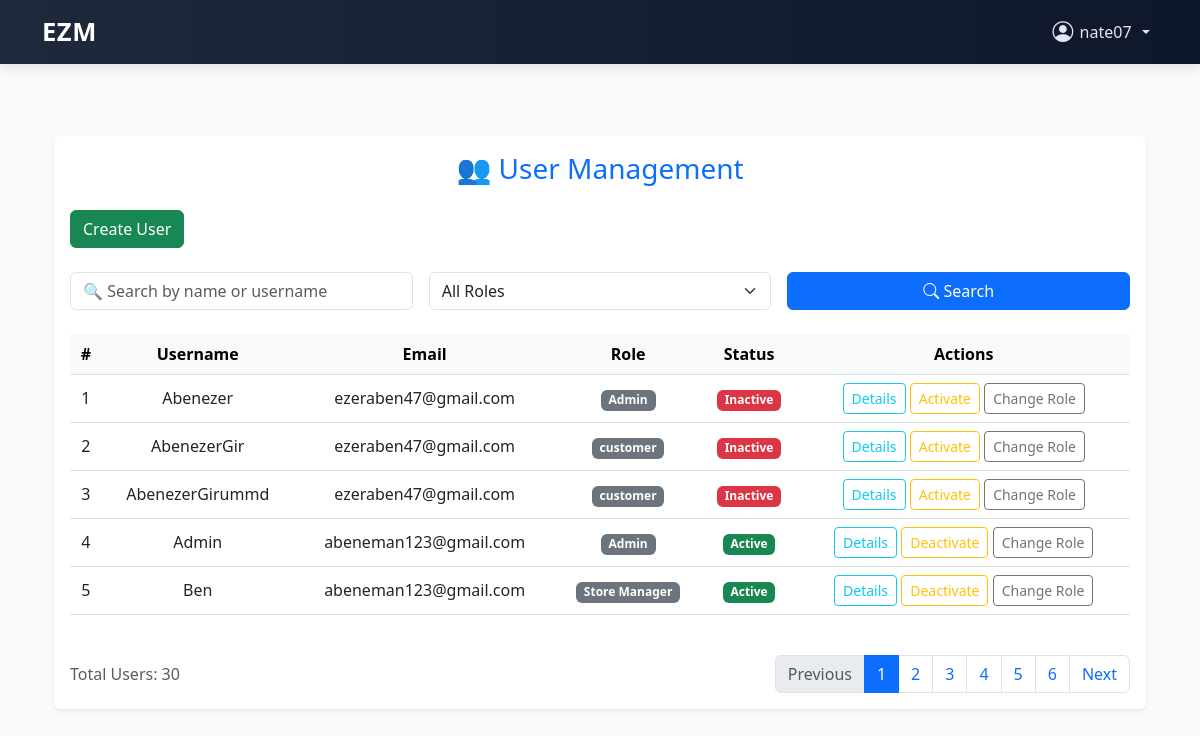
Page /users/admin/manage-users/ (signed in) on the committed database.
### users/models.py (models this page shows)
class CustomUser(AbstractUser):
    ROLE_CHOICES = [
        ('admin', 'Admin'),
        ('head_manager', 'Head Manager'),
        ('store_manager', 'Store Manager'),
        ('cashier', 'Cashier'),
    ]
    role = models.CharField(max_length=20, choices=ROLE_CHOICES)
    store = models.ForeignKey('store.Store', on_delete=models.SET_NULL, null=True, blank=True) # Add this line
    is_first_login = models.BooleanField(default=True)
    phone_number = models.CharField(max_length=20, blank=True)

### users/views.py (the view)
# urls.py: path('admin/manage-users/', manage_users, name='manage_users'),
@user_passes_test(is_admin)
def manage_users(request):
    search_query = request.GET.get('search', '')
    role_filter = request.GET.get('role', '')
    page_number = request.GET.get('page')
    users = User.objects.all()
    if search_query:
        users = users.filter(
            Q(username__icontains=search_query) |
            Q(first_name__icontains=search_query) |
            Q(last_name__icontains=search_query)
        )
    if role_filter:
        users = users.filter(role=role_filter)
    paginator = Paginator(users.order_by('username'), 5)
    page_obj = paginator.get_page(page_number)
    context = {
        'users': page_obj.object_list,
        'page_obj': page_obj,
        'paginator': paginator,
        'is_paginated': page_obj.has_other_pages(),
        'search_query': search_query,
        'role_filter': role_filter,
        'total_users': users.count(),
        'is_admin': role_filter == 'admin',
        'is_head_manager': role_filter == 'head_manager',
        'is_store_manager': role_filter == 'store_manager',
        'is_cashier': role_filter == 'cashier',
    }
    logger.debug(f"page_obj: {page_obj}")
    logger.debug(f"page_obj.paginator.page_range: {page_obj.paginator.page_range}")
    return render(request, 'admin/manage_users.html', context)

### users/views.py (called while the page is built)
def is_admin(user):
    return user.is_authenticated and user.role == 'admin'

### store/templates/admin/manage_users.html (shortened to what this page needs)
{% extends 'base.html' %}
{% block content %}
<div class="container py-5">
  <div class="card shadow-sm border-0">
    <div class="card-body">
      <h3 class="text-center text-primary mb-4">👥 User Management</h3>
      <a href="{% url 'create_user' %}" class="btn btn-success mb-4">Create User</a>
      <form method="GET" class="row gy-2 gx-3 align-items-center mb-4">
        <div class="col-md-4">
          <input type="text" name="search" value="{{ request.GET.search }}" class="form-control"
            placeholder="🔍 Search by name or username">
        </div>
        <div class="col-md-4">
          <select name="role" class="form-select">
            <option value="">All Roles</option>
          </select>
        </div>
        <div class="col-md-4">
          <button type="submit" class="btn btn-primary w-100"><i class="bi bi-search"></i> Search</button>
        </div>
      </form>
      <div class="table-responsive">
        <table class="table table-hover align-middle text-center">
          <thead class="table-light">
            <tr>
              <th>#</th>
              <th>Username</th>
              <th>Email</th>
              <th>Role</th>
              <th>Status</th>
              <th>Actions</th>
            </tr>
          </thead>
          <tbody>
            {% for user in users %}
            <tr>
              <td>{{ forloop.counter0|add:page_obj.start_index }}</td>
              <td>{{ user.username }}</td>
              <td>{{ user.email }}</td>
              <td><span class="badge bg-secondary">{{ user.get_role_display }}</span></td>
              <td>
                {% if user.is_active %}
                <span class="badge bg-success">Active</span>
                {% else %}
                <span class="badge bg-danger">Inactive</span>
                {% endif %}
              </td>
              <td>
                <a href="{% url 'view_user_detail' user.id %}" class="btn btn-outline-info btn-sm">Details</a>
                <a href="{% url 'toggle_user_status' user.id %}" class="btn btn-outline-warning btn-sm"
                  onclick="return confirm('Are you sure you want to {% if user.is_active %}deactivate{% else %}activate{% endif %} this user?');">
                  {% if user.is_active %}Deactivate{% else %}Activate{% endif %}
                </a>
                <a href="{% url 'change_user_role' user.id %}" class="btn btn-outline-secondary btn-sm">Change Role</a>
              </td>
            </tr>
            {% empty %}
            <tr>
              <td colspan="7" class="text-muted">No users found.</td>
            </tr>
            {% endfor %}
          </tbody>
        </table>
      </div>
      <div class="d-flex justify-content-between align-items-center mt-4">
        <div class="text-muted">
          Total Users: {{ total_users }}
        </div>
        <nav>
          <ul class="pagination mb-0">
            {% if page_obj.has_previous %}
            <li class="page-item">
              <a class="page-link"
                href="?page={{ page_obj.previous_page_number }}&search={{ request.GET.search }}&role={{ request.GET.role }}">Previous</a>
            </li>
            {% else %}
            <li class="page-item disabled"><span class="page-link">Previous</span></li>
            {% endif %}
            {% for num in page_obj.paginator.page_range %}
            {% if page_obj.number == num %}
            <li class="page-item active"><span class="page-link">{{num}}</span></li>
            {% else %}
            <li class="page-item">
              <a class="page-link" href="?page={{ num }}&search={{ request.GET.search }}&role={{ request.GET.role }}">
                {{num }}</a>
            </li>
            {% endif %}
            {% endfor %}
            {% if page_obj.has_next %}
            <li class="page-item">
              <a class="page-link"
                href="?page={{ page_obj.next_page_number }}&search={{ request.GET.search }}&role={{ request.GET.role }}">Next</a>
            </li>
            {% else %}
            <li class="page-item disabled"><span class="page-link">Next</span></li>
            {% endif %}
          </ul>
        </nav>
      </div>
    </div>
  </div>
</div>
{% endblock %}

### store/templates/base.html (shortened to what this page needs)
<!DOCTYPE html>
<html lang="en">
<head>
  <link href="https://cdn.jsdelivr.net/npm/bootstrap@5.3.0/dist/css/bootstrap.min.css" rel="stylesheet" />
  <link href="https://cdn.jsdelivr.net/npm/bootstrap-icons@1.10.5/font/bootstrap-icons.css" rel="stylesheet" />
</head>
<body>
  <nav class="navbar navbar-expand-lg navbar-custom">
    <div class="container">
      <a class="navbar-brand" href="{% url 'login' %}">EZM</a>
      <div class="collapse navbar-collapse justify-content-end" id="navbarContent">
        <ul class="navbar-nav align-items-center">
          {% if user.is_authenticated %}
          <li class="nav-item dropdown">
            <a class="nav-user-dropdown nav-link dropdown-toggle" href="#" id="userDropdown" role="button"
              data-bs-toggle="dropdown" aria-expanded="false">
              <i class="bi bi-person-circle nav-user-icon"></i> {{ user.username }}
            </a>
          </li>
          {% else %}
          <li class="nav-item me-2">
            <a class="nav-link btn btn-light text-dark px-3" href="{% url 'login' %}">Login</a>
          </li>
          {% endif %}
        </ul>
      </div>
    </div>
  </nav>
  <div class="container py-4">
    {% block content %}{% endblock %}
  </div>
</body>
</html>

### store/templates/base.html (style rules this page uses)
body { background-color: #f8fafc; font-family: 'Segoe UI', sans-serif; }
.navbar-custom { background: linear-gradient(to right, #1e293b, #0f172a); box-shadow: 0 4px 12px rgba(0, 0, 0, 0.1); }
.navbar-brand { font-weight: 700; font-size: 1.6rem; letter-spacing: 0.5px; color: #ffffff !important; transition: color 0.3s ease; }
.nav-link { color: #e2e8f0 !important; }
.nav-user-dropdown { color: #fff; cursor: pointer; display: flex; align-items: center; gap: 0.4rem; font-weight: 500; user-select: none; }
.nav-user-icon { font-size: 1.3rem; }

### rows in the picture
CustomUser: username "nate07"
CustomUser: username "Abenezer", email "ezeraben47@gmail.com", role "Admin", is_active "Inactive"
CustomUser: username "AbenezerGir", email "ezeraben47@gmail.com", role "customer", is_active "Inactive"
CustomUser: username "AbenezerGirummd", email "ezeraben47@gmail.com", role "customer", is_active "Inactive"
CustomUser: username "Admin", email "abeneman123@gmail.com", role "Admin", is_active "Active"
CustomUser: username "Ben", email "abeneman123@gmail.com", role "Store Manager", is_active "Active"

### other values in the picture
{{ total_users }} "30"
{{ num }} "1"
{{ num }} "2" "3" "4" "5" "6"
